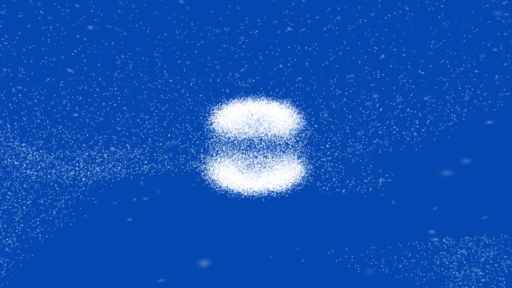

Source code (Python):
import torch
import numpy as np
from scene import Scene
import os
from tqdm import tqdm
from os import makedirs
from gaussian_renderer import render
import torchvision
from utils.general_utils import safe_state, poisson_mesh
from utils.image_utils import psnr, depth2rgb, normal2rgb, depth2normal, match_depth, resample_points, mask_prune, grid_prune, depth2viewDir, img2video
from utils.graphics_utils import getProjectionMatrix
from utils.camera_utils import interpolate_camera
from argparse import ArgumentParser
from torchvision.utils import save_image
from arguments import ModelParams, PipelineParams, get_combined_args
from gaussian_renderer import GaussianModel
from torch.utils.cpp_extension import load
import pymeshlab
import time
from utils.io_utils import save_as_exr
from scipy.io import savemat
import pdb

# Adapted from https://github.com/pytorch/pytorch/issues/99719#issuecomment-1664135524 
def batch_histogram(timing_data, weights, t_min, t_max, num_bins):
        bin_width = (t_max - t_min)/num_bins
        timing_quant = torch.clip(torch.round((timing_data-t_min)/bin_width).long(),max=num_bins-1)
        hist = torch.zeros((num_bins,*timing_quant.shape[1:]), dtype=timing_data.dtype, device=timing_data.device)
        hist.scatter_add_(0, timing_quant, weights)
        return hist

def render_set(model_path, use_mask, name, iteration, views, gaussians, pipeline, background, write_image, poisson_depth):
    render_path = os.path.join(model_path, name, "ours_{}".format(iteration), "renders")
    gts_path = os.path.join(model_path, name, "ours_{}".format(iteration), "gt")
    info_path = os.path.join(model_path, name, "ours_{}".format(iteration), "info")

    makedirs(render_path, exist_ok=True)
    makedirs(gts_path, exist_ok=True)
    makedirs(info_path, exist_ok=True)

    if name == 'train':
        bound = None
        occ_grid, grid_shift, grid_scale, grid_dim = gaussians.to_occ_grid(0.0, 512, bound)

    resampled = []
    psnr_all = []
    for idx, view in enumerate(tqdm(views, desc="Rendering progress")):
        background = torch.zeros((3), dtype=torch.float32, device="cuda")
        #view.image_height /= 4
        #view.image_width /=4
        render_pkg = render(view, gaussians, pipeline, background, [float('inf'), float('inf')])

        image, normal, depth, depth_buffer, opac, opac_buffer, viewspace_point_tensor, visibility_filter, radii = \
            render_pkg["render"], render_pkg["normal"], render_pkg["depth"], render_pkg["depth_buffer"], render_pkg["opac"], render_pkg["opac_buffer"], \
            render_pkg["viewspace_points"], render_pkg["visibility_filter"], render_pkg["radii"]
        

        # depth_histogram = batch_histogram(depth_buffer, opac_buffer, 0, 6.0, 128)
        # For debugging
        # savemat('histogram_example_low_temp.mat',{'depth_buffer':depth_buffer.cpu().numpy(), 'depth':depth.cpu().numpy(),'depth_histogram':depth_histogram.cpu().numpy(), 'opac_buffer':opac_buffer.cpu().numpy(), 'opac':opac.cpu().numpy()})
        # breakpoint()
        # import pdb;pdb.set_trace()

        mask_gt = view.get_gtMask(use_mask)
        gt_image = view.get_gtImage(background, use_mask).cuda()
        psnr_all.append(psnr((gt_image).to(torch.float64), (image).to(torch.float64)).mean().cpu().numpy())
        mask_vis = (opac.detach() > 1e-5)
        depth_range = [0, 20]
        mask_clip = (depth > depth_range[0]) * (depth < depth_range[1])

        normal = torch.nn.functional.normalize(normal, dim=0) * mask_vis
        d2n = depth2normal(depth, mask_vis, view)

        if name == 'train':
            pts = resample_points(view, depth, normal, image, mask_vis * mask_gt * mask_clip)
            grid_mask = grid_prune(occ_grid, grid_shift, grid_scale, grid_dim, pts[..., :3], thrsh=1)
            clean_mask = grid_mask #* mask_mask
            pts = pts[clean_mask]
            resampled.append(pts.cpu())

        if write_image:
            normal_wrt = normal2rgb(normal, mask_vis)
            depth_wrt = depth2rgb(depth, mask_vis)
            d2n_wrt = normal2rgb(d2n, mask_vis)
            normal_wrt += background[:, None, None] * (~mask_vis).expand_as(image) * mask_gt
            depth_wrt += background [:, None, None]* (~mask_vis).expand_as(image) * mask_gt
            d2n_wrt += background[:, None, None] * (~mask_vis).expand_as(image) * mask_gt
            outofmask = mask_vis * (1 - mask_gt)
            mask_vis_wrt = outofmask * (opac - 1) + mask_vis
            img_wrt = torch.cat([gt_image, image, normal_wrt, depth_wrt], 2)
            wrt_mask = torch.cat([mask_gt, mask_vis_wrt, mask_vis_wrt, mask_vis_wrt], 2)
            img_wrt = torch.cat([img_wrt, wrt_mask], 0)
            save_image(img_wrt.cpu(), os.path.join(info_path, '{}'.format(view.image_name) + f".png"))
            save_image(image.cpu(), os.path.join(render_path, '{}'.format(view.image_name) + ".png"))
            save_image((torch.cat([gt_image, mask_gt], 0)).cpu(), os.path.join(gts_path, '{}'.format(view.image_name) + ".png"))
            # save depth and normal 
            np.save(os.path.join(render_path, '{}'.format(view.image_name) + f"_depth.npy"), depth[0].cpu().numpy())
            save_image(normal_wrt.cpu(), os.path.join(render_path, '{}'.format(view.image_name) + "_normal.png"))

        view.to_cpu()

    # os.system(f"rm {model_path}/eval_result.txt")
    with open(f"{model_path}/eval_result.txt", 'a') as f:
        f.write(f'PSNR_{name}: {np.mean(psnr_all)}\n')

    if name == 'train':
        resampled = torch.cat(resampled, 0)

    # -------------------------
    # ⭐ SAMPLE ONLY 30% OF POINTS
    # -------------------------
        keep_fraction = 0.012
        N = resampled.shape[0]
        keep_N = int(N * keep_fraction)

        print(f"[Downsampling] Keeping {keep_N} out of {N} points ({keep_fraction * 100:.1f}%).")

        idx = torch.randperm(N)[:keep_N]   # random subset
        resampled = resampled[idx]         # apply sampling

        print("LEN :::: " + str(len(resampled)))


# -------------------------

        mesh_path = f'{model_path}/poisson_mesh_{poisson_depth}'
        print("mesh path is : " + mesh_path)

    # columns:
    # [:3]  = xyz
    # [3:6] = normals
    # [6:]  = colors (or features)
        poisson_mesh(
            mesh_path,
            resampled[:, :3],
            resampled[:, 3:6],
            resampled[:, 6:],
            poisson_depth,
            3 * 1e-5
        )


def render_sets(dataset : ModelParams, iteration : int, pipeline : PipelineParams, skip_train : bool, skip_test : bool, write_image: bool, poisson_depth: int):
    with torch.no_grad():
        gaussians = GaussianModel(dataset)

        scales = [1]
        scene = Scene(dataset, gaussians, load_iteration=iteration, shuffle=False, resolution_scales=scales)

        bg_color = [1,1,1] if dataset.white_background else [0, 0, 0]
        background = torch.tensor(bg_color, dtype=torch.float32, device="cuda")

        if not skip_test:
             render_set(dataset.model_path, True, "test", scene.loaded_iter, scene.getTestCameras(scales[0]), gaussians, pipeline, background, write_image, poisson_depth)

        if not skip_train:
             render_set(dataset.model_path, True, "train", scene.loaded_iter, scene.getTrainCameras(scales[0]), gaussians, pipeline, background, write_image, poisson_depth)


        # from eval import eval_dtu
        # scanId = int(dataset.source_path.split('/')[-1][4:])
        # mesh_path = f'{dataset.model_path}/poisson_mesh_{poisson_depth}_pruned.ply'
        # cd = eval_dtu(dataset.source_path, scanId, '../DTU/SampleSet/MVSData', mesh_path)
        # with open(f"{dataset.model_path}/eval_result.txt", 'a') as f:
        #     f.write(f'CD: {np.mean(cd)}\n')


if __name__ == "__main__":
    # Set up command line argument parser
    parser = ArgumentParser(description="Testing script parameters")
    model = ModelParams(parser, sentinel=True)
    pipeline = PipelineParams(parser)
    parser.add_argument("--iteration", default=-1, type=int)
    parser.add_argument("--skip_train", action="store_true")
    parser.add_argument("--skip_test", action="store_true")
    parser.add_argument("--quiet", action="store_true")
    parser.add_argument("--img", action="store_true")
    parser.add_argument("--depth", default=10, type=int)
    args = get_combined_args(parser)
    print("Rendering " + args.model_path)
    
    # Initialize system state (RNG)
    safe_state(args.quiet)

    render_sets(model.extract(args), args.iteration, pipeline.extract(args), args.skip_train, args.skip_test, args.img, args.depth)
